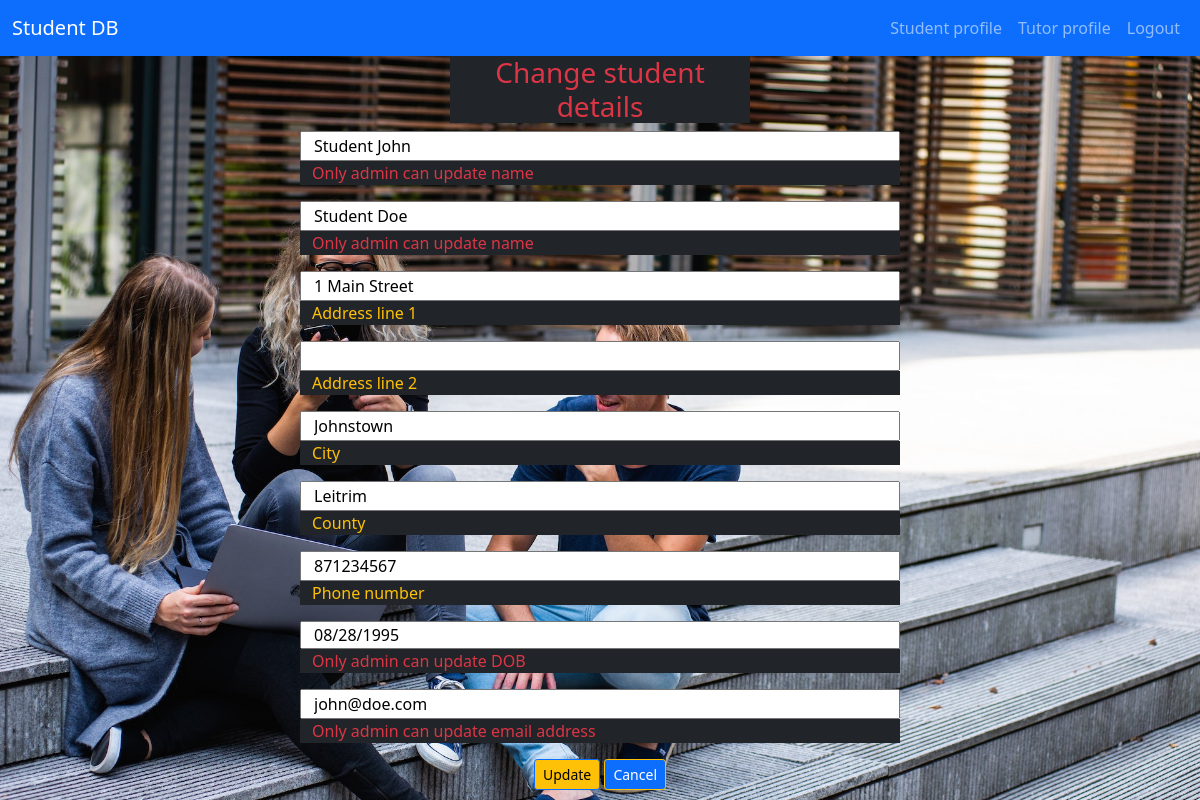
/update_student_profile/1 (signed in), run on an earlier commit of the app's database.
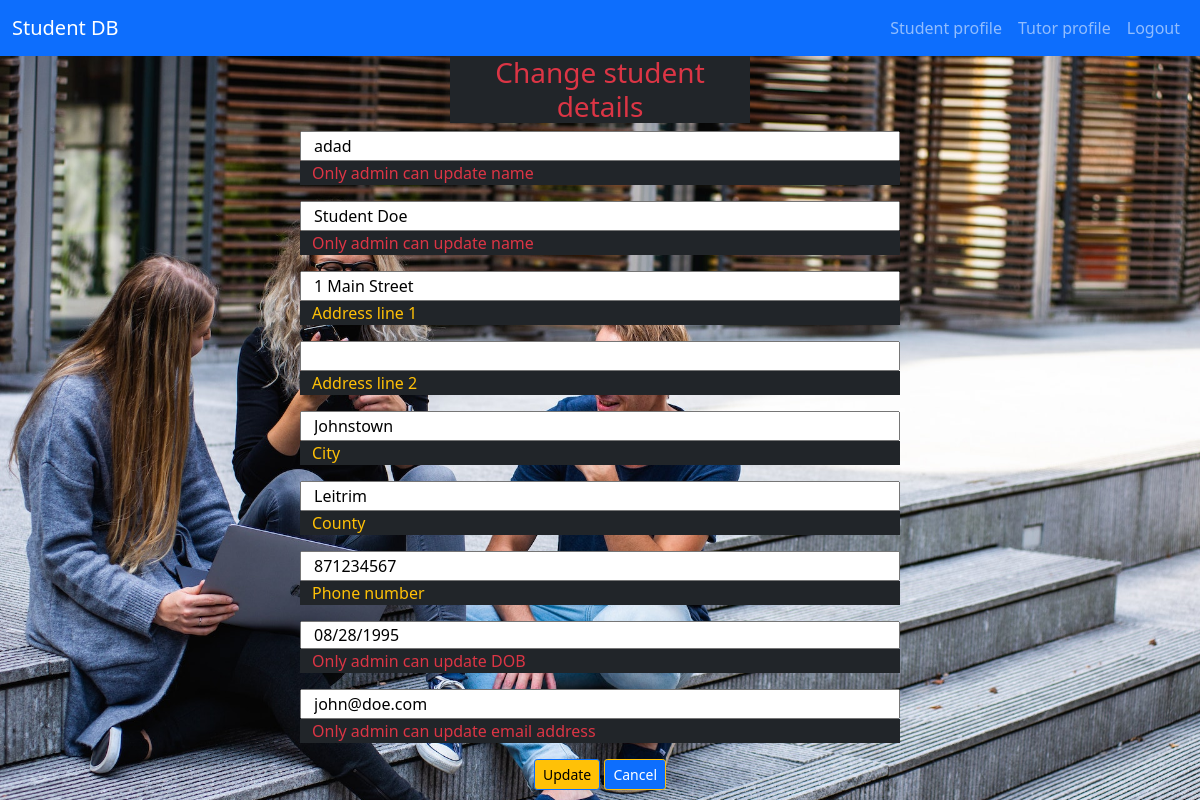
And on a later commit of the database.
### application/models.py (models this page shows)
class Students(db.Model):
    id = db.Column(db.Integer, primary_key=True)
    enrolments = db.relationship('Enrolments', cascade="all,delete", backref='students') # FK one to many Enrolments
    student_fname = db.Column(db.String(30), nullable=False)
    student_lname = db.Column(db.String(30), nullable=False)
    student_address1 = db.Column(db.String(50), nullable=False)
    student_address2 = db.Column(db.String(50), nullable=False)
    student_city = db.Column(db.String(30), nullable=False)
    student_county = db.Column(db.String(30), nullable=False)
    student_phone = db.Column(db.String(20), nullable=False)
    student_DOB = db.Column(db.Date, nullable=False)
    student_email = db.Column(db.String(50), nullable=False)
    student_password_ff = db.Column(db.String(150), nullable=False)
    authority_lvl = db.Column(db.Integer, nullable=False)

### application/routes.py (the view, shortened to what this page needs)
@app.route("/update_student_profile/<int:student_id>", methods=["GET", "POST"])
def update_student_profile(student_id):
    if session['user_email']:
        form = StudentForm()
        student = Students.query.filter_by(id=student_id).first()
        print(student)
    return render_template("update_student_profile.html", form=form, student=student)

### templates/update_student_profile.html (shortened to what the changed rows need)
{% extends "base.html" %}
{% block content %}
    <div class="row m-auto w-50">
        <div class="">
            <div class="">
                <div class="row">
                    <form class="" method="POST" action="{{ url_for('update_student_profile', student_id=student.id) }}">
                        <div class="row">
                            {% if session['user_email'] == "admin@admin.com" %}
                            {{ form.student_fname(class="form-input small-input", value=student.student_fname) }}
                            <span class="text-warning bg-dark">Forename</span>
                            {% else %}
                            {{ form.student_fname(readonly=true, class="form-input small-input", value=student.student_fname) }}
                            <span class="text-danger bg-dark">Only admin can update name</span>
                            {% endif %}
                        </div>
                        <div class="row">
                            {% if session['user_email'] == "admin@admin.com" %}
                            {{ form.student_lname(class="form-input small-input", value=student.student_lname) }}
                            <span class="text-warning bg-dark">Surname</span>
                            {% else %}
                            {{ form.student_lname(readonly=true, class="form-input small-input", value=student.student_lname) }}
                            <span class="text-danger bg-dark">Only admin can update name</span>
                            {% endif %}
                        </div>
                        <div class="row">
                            {{ form.student_address1(class="form-input small-input", value=student.student_address1) }}
                            <span class="text-warning bg-dark">Address line 1</span>
                        </div>
                        <div class="row">
                        {{ form.student_address2(class="form-input small-input", value=student.student_address2) }}
                        <span class="text-warning bg-dark">Address line 2</span>
                        </div>
                        <div class="row">
                            {{ form.student_city(class="form-input small-input", value=student.student_city) }}
                            <span class="text-warning bg-dark">City</span>
                        </div>
                        <div class="row">
                            {{ form.student_county(class="form-input small-input", value=student.student_county) }}
                            <span class="text-warning bg-dark">County</span>
                        </div>
                        <div class="row">
                            {{ form.student_phone(class="form-input small-input", value=student.student_phone) }}
                            <span class="text-warning bg-dark">Phone number</span>
                        </div>
                        <div class="row">
                            {% if session['user_email'] == "admin@admin.com" %}
                            {{ form.student_DOB(class="form-input small-input", value=student.student_DOB) }}
                            <span class="text-warning bg-dark">Date of birth</span>
                            {% else %}
                            {{ form.student_DOB(readonly=true, class="form-input small-input", value=student.student_DOB) }}
                            <span class="text-danger bg-dark">Only admin can update DOB</span>
                            {% endif %}
                        </div>
                        <div class="row">
                            {% if session['user_email'] == "admin@admin.com" %}
                            {{ form.student_email(class="form-input small-input", value=student.student_email) }}
                            <span class="text-warning bg-dark">Email address</span>
                            {% else %}
                            {{ form.student_email(readonly=true, class="form-input small-input", value=student.student_email) }}
                            <span class="text-danger bg-dark">Only admin can update email address</span>
                            {% endif %}
                        </div>
                    </form>
                </div>
            </div>
        </div>
    </div>
{% endblock %}

What changed in the data, as far as the page shows it:
changed Students "Student Doe": student_fname "Student John" → "adad"
